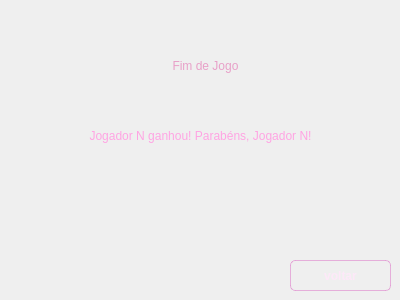
<?xml version="1.0" encoding="UTF-8"?>
<ui version="4.0">
 <class>Victory</class>
 <widget class="QDialog" name="Victory">
  <property name="geometry">
   <rect>
    <x>0</x>
    <y>0</y>
    <width>400</width>
    <height>300</height>
   </rect>
  </property>
  <property name="windowTitle">
   <string>Fim de Jogo</string>
  </property>
  <property name="styleSheet">
   <string notr="true">background-image: url(:/img/cards/vitoria.png);</string>
  </property>
  <widget class="QLabel" name="titulo">
   <property name="geometry">
    <rect>
     <x>110</x>
     <y>20</y>
     <width>191</width>
     <height>91</height>
    </rect>
   </property>
   <property name="styleSheet">
    <string notr="true">font: 40pt &quot;American Years PERSONAL USE&quot;;
color: #e8a0c8;
background: transparent</string>
   </property>
   <property name="text">
    <string>Fim de Jogo</string>
   </property>
   <property name="alignment">
    <set>Qt::AlignmentFlag::AlignCenter</set>
   </property>
  </widget>
  <widget class="QLabel" name="texto">
   <property name="geometry">
    <rect>
     <x>-10</x>
     <y>110</y>
     <width>421</width>
     <height>51</height>
    </rect>
   </property>
   <property name="styleSheet">
    <string notr="true">font: 20pt &quot;Yellow Rabbit - Personal Use&quot;;
color: rgb(255, 164, 227);
background: transparent;</string>
   </property>
   <property name="text">
    <string>Jogador N ganhou! Parabéns, Jogador N!</string>
   </property>
   <property name="alignment">
    <set>Qt::AlignmentFlag::AlignCenter</set>
   </property>
  </widget>
  <widget class="QPushButton" name="pushButton">
   <property name="geometry">
    <rect>
     <x>290</x>
     <y>260</y>
     <width>101</width>
     <height>31</height>
    </rect>
   </property>
   <property name="styleSheet">
    <string notr="true">QPushButton {
    border-radius: 5px;
    font-size: 12px;
    font-weight: bold;
    padding: 8px 20px;
    background: qlineargradient(
        x1:0, y1:0, x2:1, y2:0,
        stop:0 rgba(155, 55, 135, 220),
        stop:1 rgba(205, 90, 170, 220)
    );
    border: 1px solid rgba(220, 120, 200, 140);
    color: #fde8f8;
}
QPushButton:hover {
    background: qlineargradient(
        x1:0, y1:0, x2:1, y2:0,
        stop:0 rgba(175, 70, 155, 255),
        stop:1 rgba(225, 110, 190, 255)
    );
    border-color: rgba(240, 150, 220, 200);
}
QPushButton:pressed {
    background: rgba(130, 45, 115, 240);
}</string>
   </property>
   <property name="text">
    <string>voltar</string>
   </property>
  </widget>
 </widget>
 <resources/>
 <connections/>
</ui>
